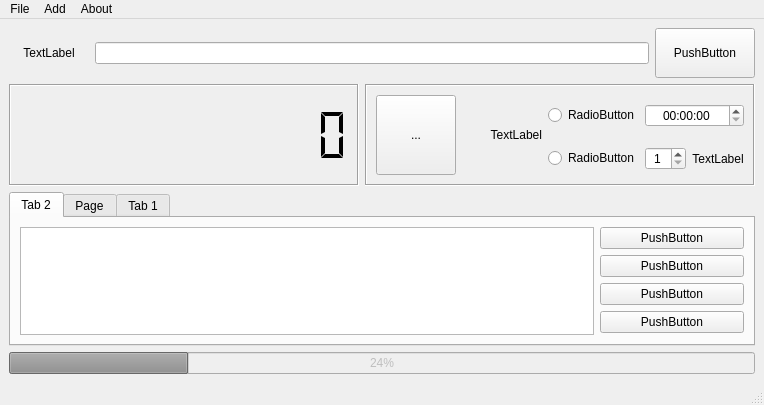
<?xml version="1.0" encoding="UTF-8"?>
<ui version="4.0">
 <class>MainWindow</class>
 <widget class="QMainWindow" name="MainWindow">
  <property name="geometry">
   <rect>
    <x>0</x>
    <y>0</y>
    <width>734</width>
    <height>403</height>
   </rect>
  </property>
  <property name="windowTitle">
   <string>MainWindow</string>
  </property>
  <widget class="QWidget" name="centralwidget">
   <layout class="QVBoxLayout" name="verticalLayout_2" stretch="1,2,7,1">
    <item>
     <layout class="QHBoxLayout" name="hlOutput" stretch="1,6,1">
      <item>
       <widget class="QLabel" name="labelOutput">
        <property name="minimumSize">
         <size>
          <width>80</width>
          <height>50</height>
         </size>
        </property>
        <property name="maximumSize">
         <size>
          <width>80</width>
          <height>50</height>
         </size>
        </property>
        <property name="text">
         <string>TextLabel</string>
        </property>
        <property name="alignment">
         <set>Qt::AlignCenter</set>
        </property>
       </widget>
      </item>
      <item>
       <widget class="QLineEdit" name="leOutput">
        <property name="readOnly">
         <bool>true</bool>
        </property>
       </widget>
      </item>
      <item>
       <widget class="QPushButton" name="pbOutput">
        <property name="minimumSize">
         <size>
          <width>100</width>
          <height>50</height>
         </size>
        </property>
        <property name="maximumSize">
         <size>
          <width>100</width>
          <height>50</height>
         </size>
        </property>
        <property name="text">
         <string>PushButton</string>
        </property>
       </widget>
      </item>
     </layout>
    </item>
    <item>
     <layout class="QHBoxLayout" name="hlControls" stretch="3,0">
      <item>
       <widget class="QLCDNumber" name="lcdControls">
        <property name="minimumSize">
         <size>
          <width>350</width>
          <height>80</height>
         </size>
        </property>
        <property name="maximumSize">
         <size>
          <width>16777215</width>
          <height>128</height>
         </size>
        </property>
        <property name="layoutDirection">
         <enum>Qt::LeftToRight</enum>
        </property>
        <property name="autoFillBackground">
         <bool>false</bool>
        </property>
        <property name="frameShape">
         <enum>QFrame::Box</enum>
        </property>
        <property name="frameShadow">
         <enum>QFrame::Sunken</enum>
        </property>
        <property name="digitCount">
         <number>12</number>
        </property>
        <property name="segmentStyle">
         <enum>QLCDNumber::Flat</enum>
        </property>
        <property name="value" stdset="0">
         <double>0.000000000000000</double>
        </property>
       </widget>
      </item>
      <item>
       <widget class="QFrame" name="gfControls">
        <property name="maximumSize">
         <size>
          <width>16777215</width>
          <height>128</height>
         </size>
        </property>
        <property name="frameShape">
         <enum>QFrame::Box</enum>
        </property>
        <property name="frameShadow">
         <enum>QFrame::Sunken</enum>
        </property>
        <layout class="QGridLayout" name="glHLControls">
         <item row="2" column="1" rowspan="2">
          <widget class="QLabel" name="labelControls">
           <property name="minimumSize">
            <size>
             <width>80</width>
             <height>80</height>
            </size>
           </property>
           <property name="maximumSize">
            <size>
             <width>100</width>
             <height>100</height>
            </size>
           </property>
           <property name="text">
            <string>TextLabel</string>
           </property>
           <property name="alignment">
            <set>Qt::AlignRight|Qt::AlignTrailing|Qt::AlignVCenter</set>
           </property>
           <property name="wordWrap">
            <bool>true</bool>
           </property>
           <property name="margin">
            <number>6</number>
           </property>
          </widget>
         </item>
         <item row="3" column="2">
          <widget class="QRadioButton" name="rbCRLoops">
           <property name="text">
            <string>RadioButton</string>
           </property>
          </widget>
         </item>
         <item row="2" column="2">
          <widget class="QRadioButton" name="rbCRTime">
           <property name="text">
            <string>RadioButton</string>
           </property>
          </widget>
         </item>
         <item row="3" column="3">
          <layout class="QHBoxLayout" name="hlCSLoops">
           <item>
            <widget class="QSpinBox" name="spinLoops">
             <property name="alignment">
              <set>Qt::AlignCenter</set>
             </property>
             <property name="minimum">
              <number>1</number>
             </property>
             <property name="value">
              <number>1</number>
             </property>
            </widget>
           </item>
           <item>
            <widget class="QLabel" name="labelLoops">
             <property name="text">
              <string>TextLabel</string>
             </property>
             <property name="alignment">
              <set>Qt::AlignCenter</set>
             </property>
            </widget>
           </item>
          </layout>
         </item>
         <item row="2" column="3">
          <widget class="QTimeEdit" name="teCSDuration">
           <property name="alignment">
            <set>Qt::AlignCenter</set>
           </property>
           <property name="currentSection">
            <enum>QDateTimeEdit::HourSection</enum>
           </property>
           <property name="displayFormat">
            <string>hh:mm:ss</string>
           </property>
          </widget>
         </item>
         <item row="2" column="0" rowspan="2">
          <widget class="QToolButton" name="tbControls">
           <property name="minimumSize">
            <size>
             <width>80</width>
             <height>80</height>
            </size>
           </property>
           <property name="maximumSize">
            <size>
             <width>128</width>
             <height>128</height>
            </size>
           </property>
           <property name="styleSheet">
            <string notr="true">opacity: 50%;</string>
           </property>
           <property name="text">
            <string>...</string>
           </property>
           <property name="iconSize">
            <size>
             <width>256</width>
             <height>256</height>
            </size>
           </property>
          </widget>
         </item>
        </layout>
       </widget>
      </item>
     </layout>
    </item>
    <item>
     <widget class="QTabWidget" name="tabGroup">
      <property name="currentIndex">
       <number>0</number>
      </property>
      <widget class="QWidget" name="tabCam">
       <attribute name="title">
        <string>Tab 2</string>
       </attribute>
       <layout class="QHBoxLayout" name="horizontalLayout_2">
        <item>
         <layout class="QHBoxLayout" name="hlTabCam" stretch="4,1">
          <item>
           <widget class="QListWidget" name="lwCam"/>
          </item>
          <item>
           <layout class="QVBoxLayout" name="vlCam">
            <item>
             <widget class="QPushButton" name="pbCamAdd">
              <property name="maximumSize">
               <size>
                <width>200</width>
                <height>30</height>
               </size>
              </property>
              <property name="text">
               <string>PushButton</string>
              </property>
             </widget>
            </item>
            <item>
             <widget class="QPushButton" name="pbCamEdit">
              <property name="maximumSize">
               <size>
                <width>200</width>
                <height>30</height>
               </size>
              </property>
              <property name="text">
               <string>PushButton</string>
              </property>
             </widget>
            </item>
            <item>
             <widget class="QPushButton" name="pbCamOpen">
              <property name="maximumSize">
               <size>
                <width>200</width>
                <height>30</height>
               </size>
              </property>
              <property name="text">
               <string>PushButton</string>
              </property>
             </widget>
            </item>
            <item>
             <widget class="QPushButton" name="pbCamRemove">
              <property name="sizePolicy">
               <sizepolicy hsizetype="Minimum" vsizetype="Fixed">
                <horstretch>0</horstretch>
                <verstretch>0</verstretch>
               </sizepolicy>
              </property>
              <property name="maximumSize">
               <size>
                <width>200</width>
                <height>30</height>
               </size>
              </property>
              <property name="text">
               <string>PushButton</string>
              </property>
             </widget>
            </item>
            <item>
             <spacer name="vsCam">
              <property name="orientation">
               <enum>Qt::Vertical</enum>
              </property>
              <property name="sizeHint" stdset="0">
               <size>
                <width>20</width>
                <height>40</height>
               </size>
              </property>
             </spacer>
            </item>
           </layout>
          </item>
         </layout>
        </item>
       </layout>
      </widget>
      <widget class="QWidget" name="tabScreen">
       <attribute name="title">
        <string>Page</string>
       </attribute>
       <layout class="QHBoxLayout" name="horizontalLayout_4">
        <item>
         <layout class="QHBoxLayout" name="hlTabScreen" stretch="4,1">
          <item>
           <widget class="QListWidget" name="lwScreen"/>
          </item>
          <item>
           <layout class="QVBoxLayout" name="vlScreen">
            <item>
             <widget class="QPushButton" name="pbScreenAdd">
              <property name="maximumSize">
               <size>
                <width>200</width>
                <height>30</height>
               </size>
              </property>
              <property name="text">
               <string>PushButton</string>
              </property>
             </widget>
            </item>
            <item>
             <widget class="QPushButton" name="pbScreenEdit">
              <property name="maximumSize">
               <size>
                <width>200</width>
                <height>30</height>
               </size>
              </property>
              <property name="text">
               <string>PushButton</string>
              </property>
             </widget>
            </item>
            <item>
             <widget class="QPushButton" name="pbScreenOpen">
              <property name="maximumSize">
               <size>
                <width>200</width>
                <height>30</height>
               </size>
              </property>
              <property name="text">
               <string>PushButton</string>
              </property>
             </widget>
            </item>
            <item>
             <widget class="QPushButton" name="pbScreenRemove">
              <property name="maximumSize">
               <size>
                <width>200</width>
                <height>30</height>
               </size>
              </property>
              <property name="text">
               <string>PushButton</string>
              </property>
             </widget>
            </item>
            <item>
             <spacer name="vsScreen">
              <property name="orientation">
               <enum>Qt::Vertical</enum>
              </property>
              <property name="sizeHint" stdset="0">
               <size>
                <width>20</width>
                <height>40</height>
               </size>
              </property>
             </spacer>
            </item>
           </layout>
          </item>
         </layout>
        </item>
       </layout>
      </widget>
      <widget class="QWidget" name="tabDevices">
       <attribute name="title">
        <string>Tab 1</string>
       </attribute>
       <layout class="QHBoxLayout" name="horizontalLayout_6">
        <item>
         <layout class="QHBoxLayout" name="hlTabDevices" stretch="4,1">
          <item>
           <widget class="QListWidget" name="lwDevices"/>
          </item>
          <item>
           <layout class="QVBoxLayout" name="vlDevices">
            <item>
             <widget class="QPushButton" name="pbDevicesAdd">
              <property name="maximumSize">
               <size>
                <width>200</width>
                <height>30</height>
               </size>
              </property>
              <property name="text">
               <string>PushButton</string>
              </property>
             </widget>
            </item>
            <item>
             <widget class="QPushButton" name="pbDevicesEdit">
              <property name="maximumSize">
               <size>
                <width>200</width>
                <height>30</height>
               </size>
              </property>
              <property name="text">
               <string>PushButton</string>
              </property>
             </widget>
            </item>
            <item>
             <widget class="QPushButton" name="pbDevicesOpen">
              <property name="maximumSize">
               <size>
                <width>200</width>
                <height>30</height>
               </size>
              </property>
              <property name="text">
               <string>PushButton</string>
              </property>
             </widget>
            </item>
            <item>
             <widget class="QPushButton" name="pbDevicesRemove">
              <property name="maximumSize">
               <size>
                <width>200</width>
                <height>30</height>
               </size>
              </property>
              <property name="text">
               <string>PushButton</string>
              </property>
             </widget>
            </item>
            <item>
             <spacer name="vsDevices">
              <property name="orientation">
               <enum>Qt::Vertical</enum>
              </property>
              <property name="sizeHint" stdset="0">
               <size>
                <width>20</width>
                <height>40</height>
               </size>
              </property>
             </spacer>
            </item>
           </layout>
          </item>
         </layout>
        </item>
       </layout>
      </widget>
     </widget>
    </item>
    <item>
     <widget class="QProgressBar" name="progressBar">
      <property name="enabled">
       <bool>false</bool>
      </property>
      <property name="value">
       <number>24</number>
      </property>
      <property name="alignment">
       <set>Qt::AlignCenter</set>
      </property>
     </widget>
    </item>
   </layout>
  </widget>
  <widget class="QMenuBar" name="menubar">
   <property name="geometry">
    <rect>
     <x>0</x>
     <y>0</y>
     <width>734</width>
     <height>21</height>
    </rect>
   </property>
   <property name="defaultUp">
    <bool>true</bool>
   </property>
   <widget class="QMenu" name="menuFile">
    <property name="title">
     <string>File</string>
    </property>
    <addaction name="actionNew_Config"/>
    <addaction name="actionOpen_Config"/>
    <addaction name="actionSave_Config"/>
    <addaction name="actionSave_Config_As"/>
    <addaction name="separator"/>
    <addaction name="actionStart"/>
    <addaction name="actionStop"/>
    <addaction name="separator"/>
    <addaction name="actionQuit"/>
   </widget>
   <widget class="QMenu" name="menuAbout">
    <property name="title">
     <string>About</string>
    </property>
    <addaction name="actionHelp"/>
   </widget>
   <widget class="QMenu" name="menuAdd">
    <property name="title">
     <string>Add</string>
    </property>
    <addaction name="actionCamera"/>
    <addaction name="actionVideo"/>
   </widget>
   <addaction name="menuFile"/>
   <addaction name="menuAdd"/>
   <addaction name="menuAbout"/>
  </widget>
  <widget class="QStatusBar" name="statusbar"/>
  <action name="actionNew_Config">
   <property name="text">
    <string>New Config</string>
   </property>
   <property name="shortcut">
    <string>Ctrl+N</string>
   </property>
  </action>
  <action name="actionOpen_Config">
   <property name="text">
    <string>Open Config...</string>
   </property>
   <property name="shortcut">
    <string>Ctrl+O</string>
   </property>
  </action>
  <action name="actionSave_Config">
   <property name="text">
    <string>Save Config</string>
   </property>
   <property name="shortcut">
    <string>Ctrl+S</string>
   </property>
  </action>
  <action name="actionSave_Config_As">
   <property name="text">
    <string>Save Config As...</string>
   </property>
  </action>
  <action name="actionHelp">
   <property name="text">
    <string>Help</string>
   </property>
   <property name="shortcut">
    <string>F1</string>
   </property>
   <property name="iconVisibleInMenu">
    <bool>true</bool>
   </property>
  </action>
  <action name="actionCamera">
   <property name="text">
    <string>Camera...</string>
   </property>
  </action>
  <action name="actionVideo">
   <property name="text">
    <string>Video...</string>
   </property>
  </action>
  <action name="actionStart">
   <property name="text">
    <string>Start</string>
   </property>
  </action>
  <action name="actionStop">
   <property name="text">
    <string>Stop</string>
   </property>
  </action>
  <action name="actionQuit">
   <property name="text">
    <string>Quit</string>
   </property>
  </action>
 </widget>
 <resources/>
 <connections/>
</ui>
